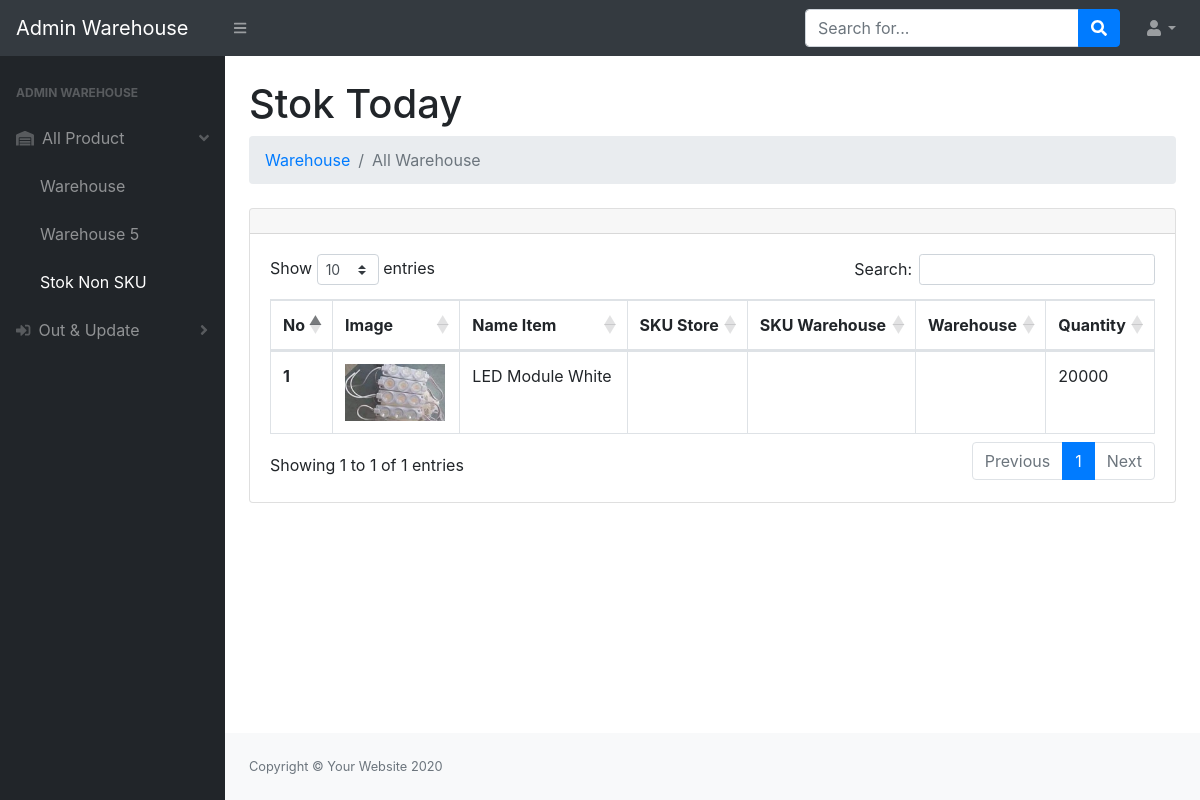
Page /gudang/stoknonsku.php on the earlier database version.
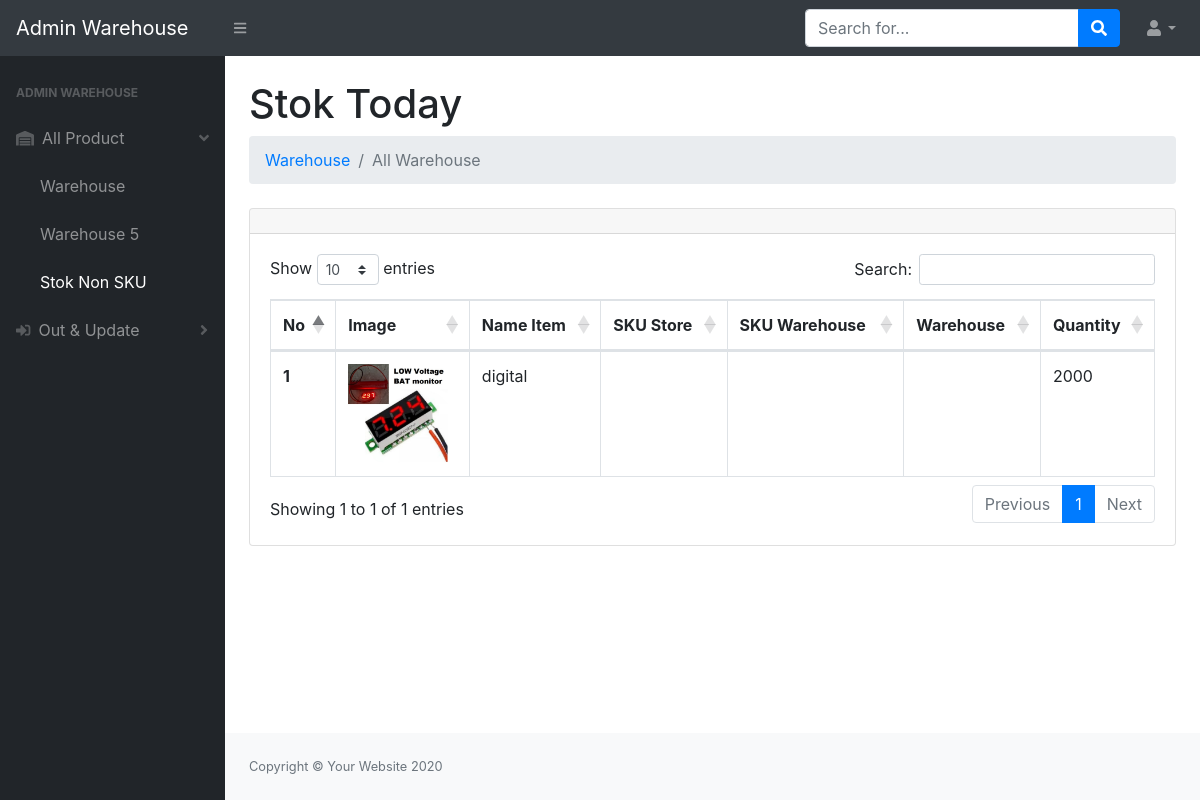
Same page on the later database version.
### tables this page shows
CREATE TABLE `stok` (
  `idbarang` int(11) NOT NULL,
  `image` varchar(2000) NOT NULL,
  `nama` varchar(200) NOT NULL,
  `sku` varchar(20) NOT NULL,
  `skug` varchar(20) NOT NULL,
  `gudang` varchar(200) NOT NULL,
  `quantity` int(11) NOT NULL
);

### gudang/stoknonsku.php (the view, shortened to what this page needs)
<?php
require '../assets/php/function.php';
?>
<!DOCTYPE html>
<html lang="en">
    <head>
        <link href="https://cdn.jsdelivr.net/npm/bootstrap@5.3.0-alpha1/dist/css/bootstrap.min.css" rel="stylesheet">
        <link href="../css/styles.css" rel="stylesheet" />
        <link href="https://cdn.datatables.net/1.10.20/css/dataTables.bootstrap4.min.css" rel="stylesheet" />
    </head>
    <body class="sb-nav-fixed">
        <nav class="sb-topnav navbar navbar-expand navbar-dark bg-dark">
            <a class="navbar-brand" href="index.php">Admin Warehouse</a>
            <button class="btn btn-link btn-sm order-1 order-lg-0" id="sidebarToggle" href="#"><i class="fas fa-bars"></i></button>
            <form class="d-none d-md-inline-block form-inline ml-auto mr-0 mr-md-3 my-2 my-md-0">
                <div class="input-group">
                    <input class="form-control" type="text" placeholder="Search for..." aria-label="Search" aria-describedby="basic-addon2" />
                    <div class="input-group-append">
                        <button class="btn btn-primary" type="button"><i class="fas fa-search"></i></button>
                    </div>
                </div>
            </form>
            <ul class="navbar-nav ml-md-0">
                <li class="nav-item dropdown">
                    <a class="nav-link dropdown-toggle" id="userDropdown" href="#" role="button" data-toggle="dropdown" aria-haspopup="true" aria-expanded="false"><i class="fas fa-user fa-fw"></i></a>
                </li>
            </ul>
        </nav>
        <div id="layoutSidenav">
            <div id="layoutSidenav_nav">
                <nav class="sb-sidenav accordion sb-sidenav-dark" id="sidenavAccordion">
                    <div class="sb-sidenav-menu">
                        <div class="nav">
                        <div class="sb-sidenav-menu-heading">Admin Warehouse</div>
                            <a class="nav-link collapse" href="#" data-toggle="collapse" data-target="#collapseLayouts" aria-expanded="false" aria-controls="collapseLayouts">
                                <div class="sb-nav-link-icon"><i class="fas fa-warehouse"></i></div>
                                    All Product
                                <div class="sb-sidenav-collapse-arrow"><i class="fas fa-angle-down"></i></div>
                            </a>
                            <div class="collapsed" id="collapseLayouts" aria-labelledby="headingOne" data-parent="#sidenavAccordion">
                                <nav class="sb-sidenav-menu-nested nav">
                                    <a class="nav-link" href="index.php">Warehouse</a>
                                    <a class="nav-link" href="gudang5.php">Warehouse 5</a>
                                    <a class="nav-link" href="stoknonsku.php">Stok Non SKU</a>
                                </nav>
                            </div>
                            <a class="nav-link collapsed" href="#" data-toggle="collapse" data-target="#collapsePages" aria-expanded="false" aria-controls="collapsePages">
                                <div class="sb-nav-link-icon"><i class="fas fa-sign-in-alt"></i></div>
                                Out & Update
                                <div class="sb-sidenav-collapse-arrow"><i class="fas fa-angle-down"></i></div>
                            </a>
                </nav>
            </div>
            <div id="layoutSidenav_content">
                <main>
                    <div class="container-fluid">
                        <h1 class="mt-4">Stok Today</h1>
                        <ol class="breadcrumb mb-4">
                            <li class="breadcrumb-item"><a href="index.php">Warehouse</a></li>
                            <li class="breadcrumb-item active">All Warehouse</li>
                        </ol>
                        <div class="card mb-4">
                            <div class="card-header">
                            </div>
                            <div class="card-body">
                                <div class="table-responsive">
                                    <table class="table table-hover table-bordered" id="dataTable" width="100%" cellspacing="0">
                                    <thead>
                                            <tr>
                                                <th>No</th>
                                                <th>Image</th>
                                                <th>Name Item</th>
                                                <th>SKU Store</th>
                                                <th>SKU Warehouse</th>
                                                <th>Warehouse</th>
                                                <th>Quantity</th>
                                            </tr>
                                        </thead>
                                        <tbody>
                                            <?php
                                             $ambildata = mysqli_query($konek,"SELECT * FROM stok WHERE sku=0");
                                             $i = 1;
                                             while($data=mysqli_fetch_array($ambildata)){
                                                $idb = $data['idbarang'];
                                                $nama = $data['nama'];
                                                $skutoko = $data['sku'];
                                                $skugudang = $data['skug'];
                                                $gudang = $data['gudang'];
                                                $quantity = $data['quantity'];
                                                $gambar = $data['image'];
                                                if($gambar==null){
                                                 $img = '<img src="../assets/img/noimageavailable.png" class="zoomable">';
                                                } else {
                                                $img ='<img src="../images/'.$gambar.'" class="zoomable">';
                                                }
                                            ?>
                                            <tr  data-bs-toggle="modal" data-bs-target="#largeModal<?=$idb;?>">
                                                <th><?=$i++?></th>
                                                <td><?=$img?></td>
                                                <td><?=$nama?></td>
                                                <td class="text-uppercase"><?=$skutoko?></td>
                                                <td class="text-uppercase"><?=$skugudang?></td>
                                                <td><?=$gudang?></td>
                                                <td><?=$quantity?></td>
                                            </tr>
                                            <?php
                                            }
                                            ?>
                                        </tbody>
                                    </table>
                                </div>
                            </div>
                        </div>
                    </div>
                </main>
                <footer class="py-4 bg-light mt-auto">
                    <div class="container-fluid">
                        <div class="d-flex align-items-center justify-content-between small">
                            <div class="text-muted">Copyright &copy; Your Website 2020</div>
                        </div>
                    </div>
                </footer>
            </div>
        </div>
    </body>
</html>

### gudang/stoknonsku.php (style rules this page uses)
.zoomable { width: 100px; }

Differences in the rows shown:
no longer on this page (row edited): stok: image (picture), nama "LED Module White", quantity "20000"
added stok: image (picture), nama "digital", quantity "2000"
